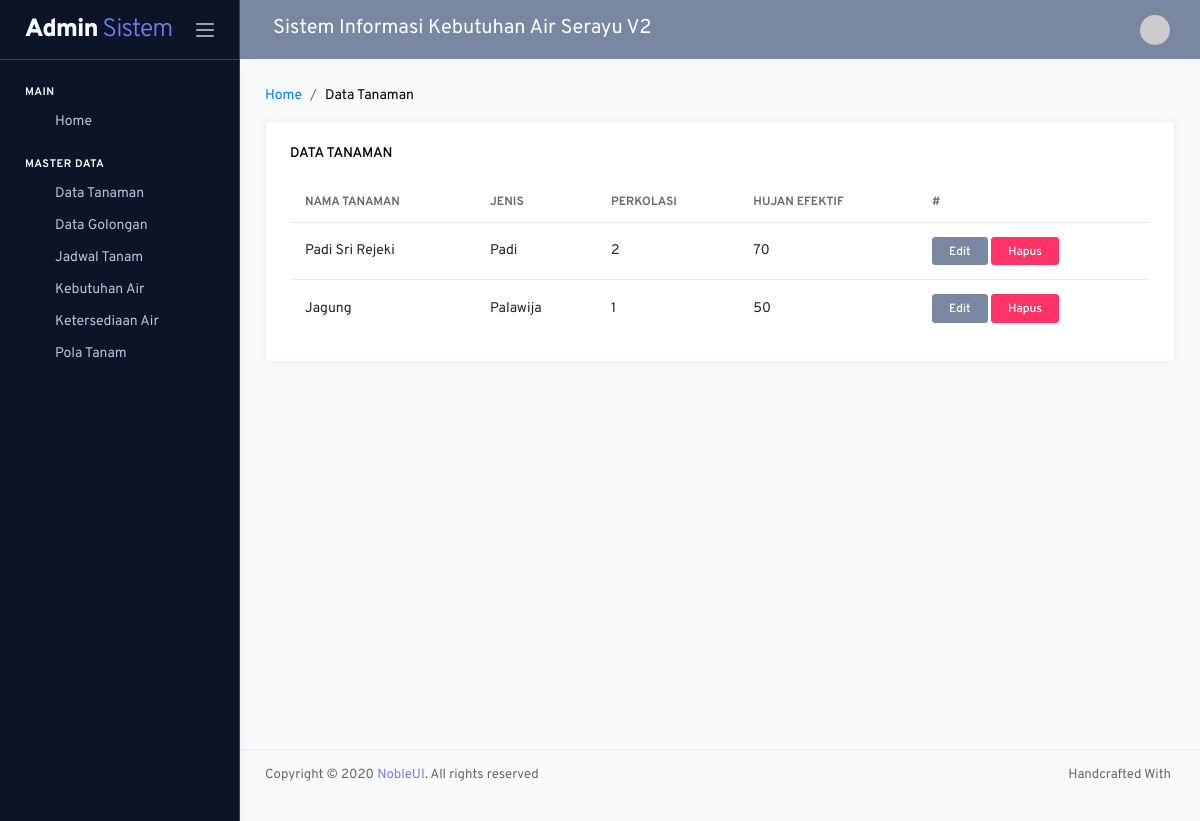
Screenshot of /admin/index.php?hal=tanaman/data with the database file from the repository.
### tables this page shows
CREATE TABLE `tb_tanaman` (
  `idtanaman` int(11) NOT NULL,
  `nama` varchar(50) DEFAULT NULL,
  `jenis` varchar(50) DEFAULT NULL,
  `perkolasi` int(11) DEFAULT NULL,
  `hujanefektif` int(11) DEFAULT NULL
);

### setting/crud.php (called while the page is built, shortened)
<?php
function _dataGetAll ($mysqli,$sql){
  $hasil=array();
  $result = $mysqli->query($sql);
  $num_results = $result->num_rows;
  if($num_results > 0){
    while ($data=mysqli_fetch_assoc($result)) {
      array_push($hasil,$data);
    }
  }
  return $hasil;
}
?>

### admin/modul/tanaman/data.php (the view)
<nav class="page-breadcrumb">
	<ol class="breadcrumb">
		<li class="breadcrumb-item"><a href="?hal=dashboard">Home</a></li>
		<li class="breadcrumb-item" aria-current="page">Data Tanaman</li>
	</ol>
</nav>
<div class="row">
	<div class="col-md-12 grid-margin stretch-card">
		<div class="card">
			<div class="card-body">
				<h6 class="card-title">Data Tanaman</h6>
				<div class="table-responsive">
					<table id="dataTableExample" class="table">
						<thead>
							<tr>
								<th>Nama Tanaman</th>
								<th>Jenis</th>
								<th>Perkolasi</th>
								<th>Hujan Efektif</th>
								<th>#</th>
							</tr>
						</thead>
						<tbody>
							<?php
							$sql="SELECT * FROM tb_tanaman";
							foreach (_dataGetAll($mysqli,$sql) as $key => $value) {
								extract($value);
								?>
								<tr>
									<td><?=$nama?></td>
									<td><?=$jenis?></td>
									<td><?=$perkolasi?></td>
									<td><?=$hujanefektif?></td>
									<td>
										<?=_edit("?hal=tanaman/olah&id=$idtanaman")?>
										<?=_hapus("?hal=tanaman/proses&hapus=$idtanaman")?>
									</td>
								</tr>
							<?php } ?>
						</tbody>
					</table>
				</div>
			</div>
		</div>
	</div>
</div>

### admin/_partials/_link.php (shortened to what this page needs)
<?php
function _edit($link){
	echo "<a href='$link' class='btn btn-secondary btn-sm'>Edit</a>";
}
function _hapus($link){ ?>
	 <a class="btn btn-danger btn-sm" href="<?=$link?>" onclick="return confirm('Apakah anda yakin akan menghapus data ini?')">Hapus</a>
<?php }
?>

### rows the page displays
tb_tanaman: nama "Padi Sri Rejeki", jenis "Padi", perkolasi "2", hujanefektif "70"
tb_tanaman: nama "Jagung", jenis "Palawija", perkolasi "1", hujanefektif "50"

### other values shown
judul "Sistem Informasi Kebutuhan Air Serayu V2"
